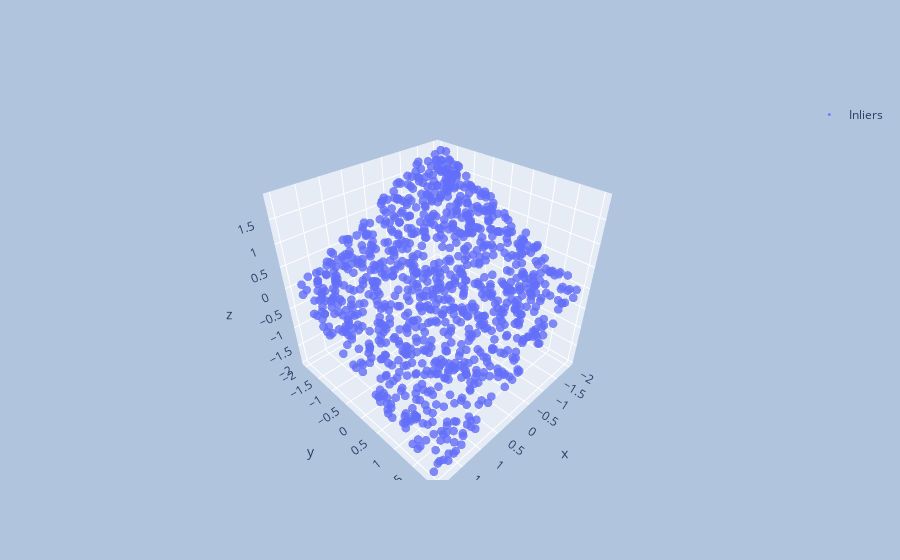

Notebook cell for this chart:
### Code cell
predicted_plane = ae.predict(plane)

plot3d(predicted_plane)

### Figure 1 — Plotly figure (JSON) as saved in the notebook; plotly's stock layout.template omitted (floating-point values rounded to 4 significant figures; data arrays with more than 128 entries replaced by an {"elided": "..."} marker saying what was removed)
{"data": [{"marker": {"opacity": 0.8, "size": 3}, "mode": "markers", "name": "Inliers", "type": "scatter3d", "x": {"elided": "1000 float values"}, "y": {"elided": "1000 float values"}, "z": {"elided": "1000 float values"}}, {"marker": {"opacity": 0.8, "size": 3}, "mode": "markers", "name": "Outliers", "type": "scatter3d", "x": [], "y": [], "z": []}], "layout": {"autosize": false, "paper_bgcolor": "LightSteelBlue", "showlegend": true}}
